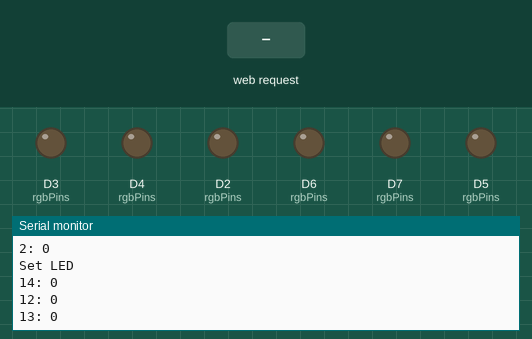
This sketch was run on a simulated ESP8266 (NodeMCU). Parts: output pins drawn as LEDs (lit = HIGH), the last lines printed to the serial monitor. The inputs (shaded band) are chosen by the test bench.

Above: at 1.2 s.
1.3 s: HTTP request GET /all/on received
At 2.0 s:
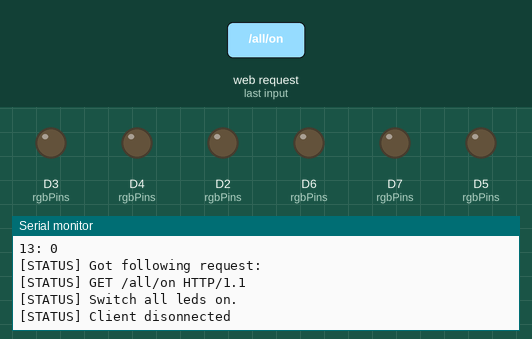
2.8 s: HTTP request GET /all/off received
At 3.1 s:
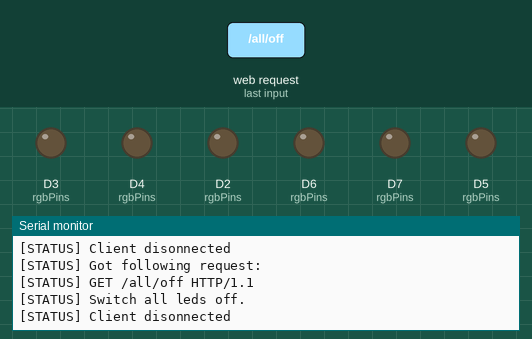
4.3 s: HTTP request GET /all/set/color/ received
At 4.7 s:
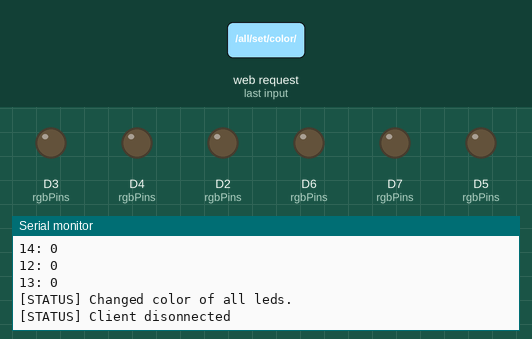
Timing chart, 0 to 7.3 s (numbered marks = the images above; inputs shaded):
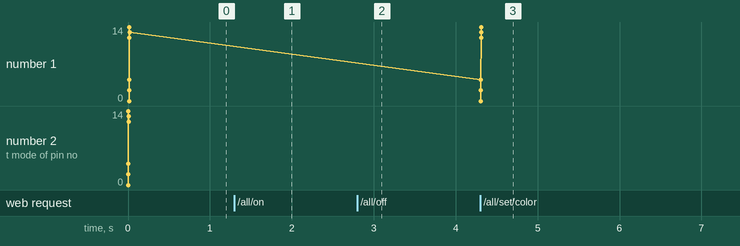

The sketch:

esp.ino
```cpp
#include <ESP8266WiFi.h>

//////////////////////
// WiFi Definitions //
//////////////////////
const char* wifi_name = "lights-on";
const char* wifi_pass = "lights-on";
WiFiServer server(80);

/////////////////////
// LED Definitions //
/////////////////////
const int pinCount = 6;
const int allLedCount = 2;

int ledRight[] = {D5, D6, D7};

int ledLeft[] = {D2, D3, D4};

int rgbPins[pinCount] = {D2, D3, D4, D5, D6, D7};

int* allLeds[allLedCount] = {ledLeft, ledRight};


String split1(String to_split, String delimiter) {
  return to_split.substring(to_split.indexOf(delimiter));
}

String split1plus(String to_split, String delimiter) {
  return to_split.substring(to_split.indexOf(delimiter)+1);
}

String split0(String to_split, String delimiter) {
  return to_split.substring(0, to_split.indexOf(delimiter));
}

void setup()
{
  WiFi.persistent(false);
  initHardware();
  setupWiFi();
  server.begin();

  // Reset all leds
  setRGB(0, 0, 0, ledLeft);
  setRGB(0, 0, 0, ledRight);
}

void loop()
{
  // Set header
  String header = "HTTP/1.1 200 OK\r\n";
  header += "Content-Type: text/html\r\n\r\n";

  // Check if a client has connected
  WiFiClient client = server.available();
  if (!client) {
    return;
  }

  // Read the first line of the request
  String req = client.readStringUntil('\r');
  logStatus("Got following request:");
  logStatus(req);
  client.flush();

  // Prepare the response. Start with the common header:
  String s = header;

  // Match the request
  if (req.indexOf("/all/on") != -1) {
    allOn();
    s += "1";
  } else if (req.indexOf("/all/off") != -1) {
    allOff();
    s += "1";
  } else if (req.indexOf("/all/set/color/") != -1) {
    String color;
    color = split1(req, "color/");
    color = split1plus(color, "/");
    color = split0(color, " ");
    setColorOfAll(color);
    Serial.println(color);
    s += "1";
  } else {
    s += "0";
  }

  client.flush();

  // Send the response to the client
  client.print(s);
  delay(1);

  // Disconnect
  client.stop();
  logStatus("Client disonnected");
}

void setupWiFi()
{
  logStatus("Setup WiFi");
  WiFi.mode(WIFI_AP);
  WiFi.softAP(wifi_name, wifi_pass);
}

void initHardware()
{
  Serial.begin(115200);

  // Init leds
  int i;
  for (i = 0; i < pinCount; i = i + 1) {
    int pin = rgbPins[i];
    pinMode(pin, OUTPUT);

    Serial.print("Set mode of pin no. ");
    Serial.print(pin);
    Serial.println(" to output.");
  }
}

void logStatus(String msg) {
  Serial.print("[STATUS] ");
  Serial.println(msg);
}

void allOn ()
{
  logStatus("Switch all leds on.");
}

void allOff ()
{
  logStatus("Switch all leds off.");
}

void setColorOfAll (String color) {
  // Convert to Int
  int number = (int) strtol( &color[0], NULL, 16);

  // Split them up into r, g, b values
  int r = number >> 16;
  int g = number >> 8 & 0xFF;
  int b = number & 0xFF;
  Serial.println(r);
  Serial.println(g);
  Serial.println(b);

  int i;
  for (i = 0; i < allLedCount; i = i + 1) {
    int* led = allLeds[i];

    logStatus("Change color of led no. " + (String) i);
    setRGB(r, g, b, led);
  }

  logStatus("Changed color of all leds.");

}

void setBrightness (int pin, int brightness) {
  analogWrite(pin, brightness);
  Serial.print(pin);
  Serial.print(": ");
  Serial.println(brightness);
}

void setRGB (int r, int g, int b, int* pins) {
  Serial.println("Set LED");
  setBrightness(pins[0], r);
  setBrightness(pins[1], g);
  setBrightness(pins[2], b);
}
```

Measured:
- after the input at 1.3 s, the serial monitor: prints a new line at once (image 1)
- after the input at 2.8 s, the serial monitor: prints a new line at once (image 2)
- after the input at 4.3 s, the serial monitor: prints a new line at once (image 3)
